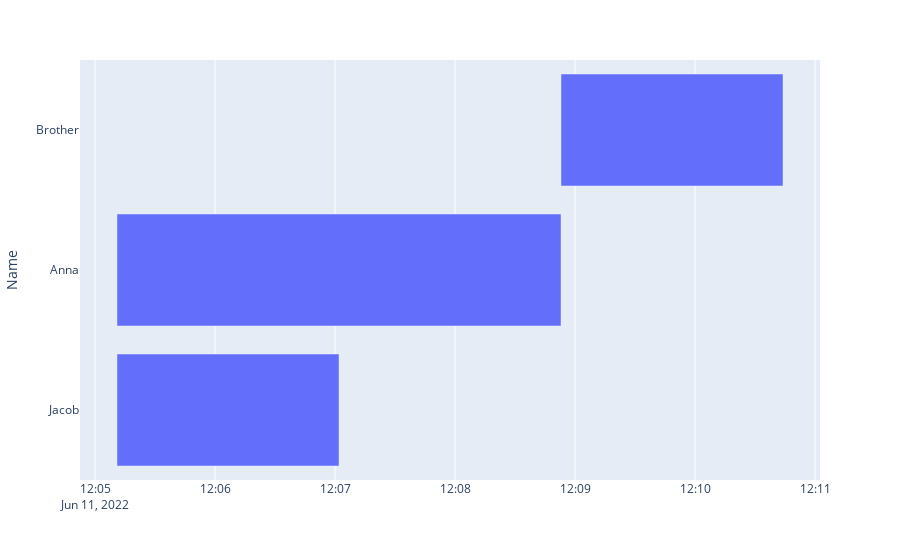

The code cell stored with this chart in its notebook:
### Code cell
import plotly.express as px
output = pd.read_csv('test copy.csv',names=['Name', 'Age','Gender','Online','Time','Timespan','Batch'])
output['Time'] =  pd.to_datetime(output['Time'], unit='s')
output['Timespan'] =  pd.to_datetime(output['Timespan'], unit='s')

fig = px.timeline(output,x_start="Time",x_end="Timespan",y="Name")
fig.show()

### Figure 1 — Plotly figure (JSON) as saved in the notebook; plotly's stock layout.template omitted (floating-point values rounded to 4 significant figures)
{"data": [{"alignmentgroup": "True", "base": ["2022-06-11T12:05:11", "2022-06-11T12:05:11", "2022-06-11T12:08:53"], "hovertemplate": "Time=%{base}<br>Timespan=%{x}<br>Name=%{y}<extra></extra>", "legendgroup": "", "marker": {"color": "#636efa"}, "name": "", "offsetgroup": "", "orientation": "h", "showlegend": false, "textposition": "auto", "type": "bar", "x": [111000, 222000, 111000], "xaxis": "x", "y": ["Jacob", "Anna", "Brother"], "yaxis": "y"}], "layout": {"barmode": "overlay", "legend": {"tracegroupgap": 0}, "margin": {"t": 60}, "xaxis": {"anchor": "y", "domain": [0, 1], "type": "date"}, "yaxis": {"anchor": "x", "domain": [0, 1], "title": {"text": "Name"}}}}
